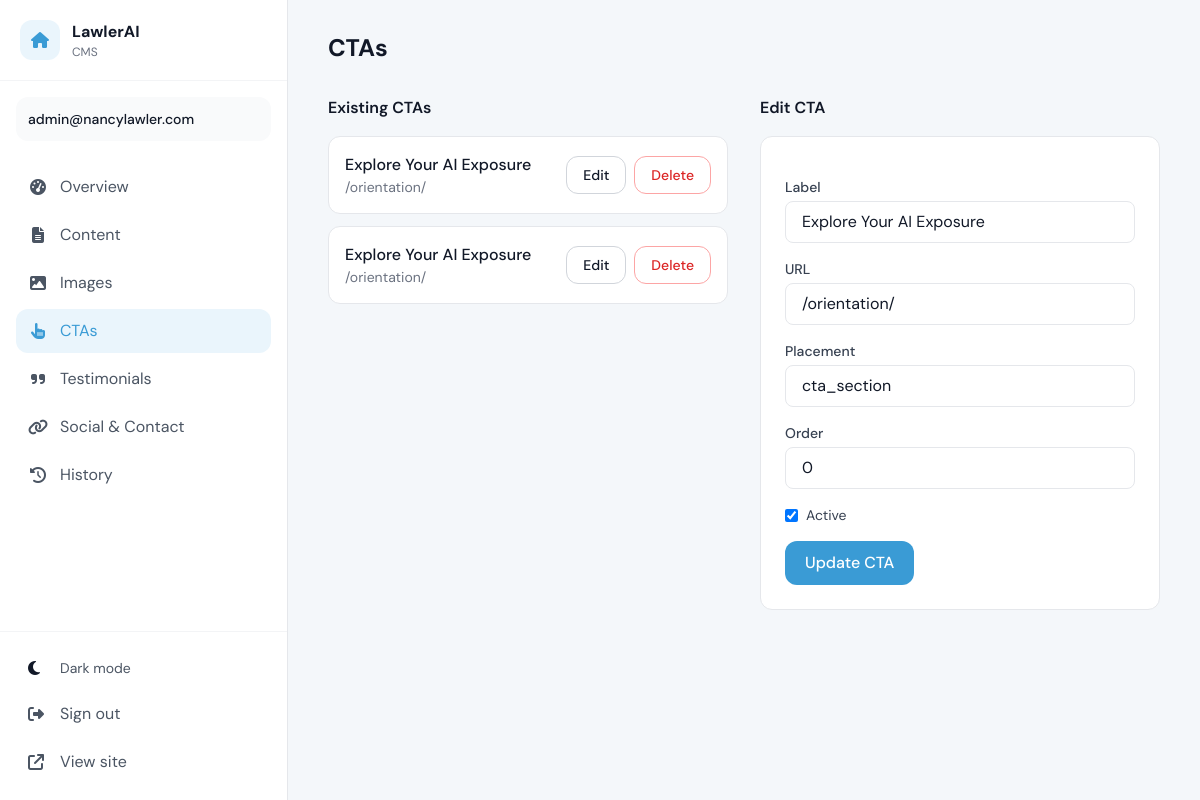
The app's page /dashboard/ctas/?edit=2 (signed in) with its own data.
### dashboard/models.py (models this page shows)
class CTA(models.Model):
    label = models.CharField(max_length=200)
    url = models.CharField(max_length=500)
    placement = models.CharField(max_length=100, default="hero")
    page = models.CharField(max_length=100, blank=True)
    order = models.PositiveIntegerField(default=0)
    icon_before = models.CharField(max_length=100, blank=True)
    icon_after = models.CharField(max_length=100, blank=True)
    is_active = models.BooleanField(default=True)
    created_at = models.DateTimeField(auto_now_add=True)
    updated_at = models.DateTimeField(auto_now=True)
    class Meta:
        ordering = ["placement", "order", "id"]

### dashboard/views.py (the view)
# urls.py: path("ctas/", views.dashboard_ctas, name="dashboard_ctas"),
@login_required(login_url="/dashboard/login/")
def dashboard_ctas(request):
    ctas = CTA.objects.all()
    edit_cta = None
    if request.GET.get("edit"):
        try:
            edit_cta = CTA.objects.get(pk=request.GET.get("edit"))
        except CTA.DoesNotExist:
            pass
    return render(request, "dashboard/ctas.html", {"ctas": ctas, "edit_cta": edit_cta})

### dashboard/context_processors.py (called while the page is built)
def dashboard_content(request):
    from .utils import get_content_dict
    return {
        "site_content": get_content_dict(request),
        "preview_mode": request.session.get("preview_mode", False) if hasattr(request, "session") else False,
    }

### dashboard/utils.py (called while the page is built)
def get_content_dict(request=None):
    result = dict(DEFAULT_CONTENT)
    for c in ContentItem.objects.all():
        result[c.key] = c.value or result.get(c.key, "")
    preview_ok = (
        request
        and getattr(request.session, "get", lambda k: False)("preview_mode", False)
        and getattr(request.user, "is_staff", False)
    )
    if preview_ok:
        for d in PreviewDraft.objects.all().order_by("key", "-created_at"):
            result[d.key] = d.value or result.get(d.key, "")
    return result

### dashboard/templates/dashboard/ctas.html (shortened to what this page needs)
{% extends "dashboard/base.html" %}
{% block content %}
<div class="max-w-[1600px] mx-auto">
  <h1 class="text-2xl font-bold text-gray-900 dark:text-white mb-8">CTAs</h1>
  <div class="grid grid-cols-1 lg:grid-cols-2 gap-8">
    <div>
      <h2 class="font-semibold text-gray-900 dark:text-white mb-4">Existing CTAs</h2>
      <div class="space-y-3">
        {% for cta in ctas %}
        <div class="flex items-center justify-between p-4 rounded-xl bg-white dark:bg-gray-800 border border-gray-200 dark:border-gray-700">
          <div>
            <span class="font-medium">{{ cta.label }}</span>
            <span class="text-sm text-gray-500 dark:text-gray-400 block">{{ cta.url }}</span>
          </div>
          <div class="flex gap-2">
            <a href="?edit={{ cta.pk }}" class="px-4 py-2 text-sm font-medium rounded-xl border border-gray-300 dark:border-gray-600 hover:bg-gray-100 dark:hover:bg-gray-700 transition">Edit</a>
            <form method="post" action="{% url 'dashboard_cta_delete' cta.pk %}" onsubmit="return confirm('Delete this CTA?');" class="inline">
              <button type="submit" class="px-4 py-2 text-sm font-medium rounded-xl border border-red-300 dark:border-red-600 text-red-600 hover:bg-red-50 dark:hover:bg-red-900/20 transition">Delete</button>
            </form>
          </div>
        </div>
        {% empty %}
        <p class="text-gray-500 dark:text-gray-400">No CTAs yet.</p>
        {% endfor %}
      </div>
    </div>
    <div>
      <h2 class="font-semibold text-gray-900 dark:text-white mb-4">{% if edit_cta %}Edit CTA{% else %}Add CTA{% endif %}</h2>
      <form method="post" action="{% if edit_cta %}{% url 'dashboard_cta_edit' edit_cta.pk %}{% else %}{% url 'dashboard_cta_save' %}{% endif %}" class="space-y-4 p-6 rounded-xl bg-white dark:bg-gray-800 border border-gray-200 dark:border-gray-700">
        <div>
          <label class="block text-sm font-medium text-gray-700 dark:text-gray-300 mb-1">Label</label>
          <input type="text" name="label" value="{{ edit_cta.label|default:'' }}" required class="w-full px-4 py-2 rounded-lg border border-gray-200 dark:border-gray-600 bg-white dark:bg-gray-900 text-gray-900 dark:text-white"/>
        </div>
        <div>
          <label class="block text-sm font-medium text-gray-700 dark:text-gray-300 mb-1">URL</label>
          <input type="text" name="url" value="{{ edit_cta.url|default:'' }}" required class="w-full px-4 py-2 rounded-lg border border-gray-200 dark:border-gray-600 bg-white dark:bg-gray-900 text-gray-900 dark:text-white"/>
        </div>
        <div>
          <label class="block text-sm font-medium text-gray-700 dark:text-gray-300 mb-1">Placement</label>
          <input type="text" name="placement" value="{{ edit_cta.placement|default:'hero' }}" class="w-full px-4 py-2 rounded-lg border border-gray-200 dark:border-gray-600 bg-white dark:bg-gray-900 text-gray-900 dark:text-white"/>
        </div>
        <div>
          <label class="block text-sm font-medium text-gray-700 dark:text-gray-300 mb-1">Order</label>
          <input type="number" name="order" value="{{ edit_cta.order|default:0 }}" class="w-full px-4 py-2 rounded-lg border border-gray-200 dark:border-gray-600 bg-white dark:bg-gray-900 text-gray-900 dark:text-white"/>
        </div>
        <div class="flex items-center gap-2">
          <input type="checkbox" name="is_active" {% if not edit_cta or edit_cta.is_active %}checked{% endif %} class="rounded"/>
          <label class="text-sm text-gray-700 dark:text-gray-300">Active</label>
        </div>
        <button type="submit" class="px-5 py-2.5 rounded-xl bg-blue-brand hover:bg-blue-dark text-white font-medium transition">{% if edit_cta %}Update{% else %}Add{% endif %} CTA</button>
      </form>
    </div>
  </div>
</div>
{% endblock %}

### dashboard/templates/dashboard/base.html (shortened to what this page needs)
<!DOCTYPE html>
<html lang="en" class="scroll-smooth">
<head>
  <script src="https://cdn.tailwindcss.com"></script>
  <link rel="stylesheet" href="https://cdnjs.cloudflare.com/ajax/libs/font-awesome/6.5.0/css/all.min.css"/>
</head>
<body class="bg-mist dark:bg-gray-900 text-gray-900 dark:text-gray-100 antialiased min-h-screen">
  <aside id="sidebar" class="fixed top-0 right-0 h-full w-72 bg-white dark:bg-gray-800 border-l border-gray-200 dark:border-gray-700 z-50 flex flex-col md:right-auto md:left-0 md:border-r md:border-l-0 translate-x-full md:translate-x-0 transition-transform duration-300 shadow-xl md:shadow-none">
    <div class="p-5 border-b border-gray-100 dark:border-gray-700">
      <div class="flex items-center gap-3">
        <div class="w-10 h-10 rounded-xl bg-blue-pale dark:bg-blue-brand/20 flex items-center justify-center">
          <i class="fa-solid fa-house text-blue-brand"></i>
        </div>
        <div>
          <span class="font-bold text-gray-900 dark:text-white">LawlerAI</span>
          <span class="block text-xs text-gray-500 dark:text-gray-400">CMS</span>
        </div>
      </div>
    </div>
    <div class="mx-4 mt-4 p-3 rounded-xl bg-gray-50 dark:bg-gray-700/50">
      <span class="text-sm font-medium truncate block">{{ user.email|default:user.username }}</span>
    </div>
    <nav class="flex-1 overflow-y-auto p-4 space-y-1 mt-2">
      <a href="{% url 'dashboard_home' %}" class="flex items-center gap-3 px-3 py-2.5 rounded-xl transition-colors {% if request.resolver_match.url_name == 'dashboard_home' %}bg-blue-pale text-blue-brand{% else %}text-gray-600 dark:text-gray-400 hover:bg-gray-100 dark:hover:bg-gray-700/50{% endif %}">
        <i class="fa-solid fa-gauge-high w-5 text-center"></i>
        <span>Overview</span>
      </a>
      <a href="{% url 'dashboard_content' %}" class="flex items-center gap-3 px-3 py-2.5 rounded-xl transition-colors {% if request.resolver_match.url_name == 'dashboard_content' %}bg-blue-pale text-blue-brand{% else %}text-gray-600 dark:text-gray-400 hover:bg-gray-100 dark:hover:bg-gray-700/50{% endif %}">
        <i class="fa-solid fa-file-lines w-5 text-center"></i>
        <span>Content</span>
      </a>
      <a href="{% url 'dashboard_images' %}" class="flex items-center gap-3 px-3 py-2.5 rounded-xl transition-colors {% if request.resolver_match.url_name == 'dashboard_images' %}bg-blue-pale text-blue-brand{% else %}text-gray-600 dark:text-gray-400 hover:bg-gray-100 dark:hover:bg-gray-700/50{% endif %}">
        <i class="fa-solid fa-image w-5 text-center"></i>
        <span>Images</span>
      </a>
      <a href="{% url 'dashboard_ctas' %}" class="flex items-center gap-3 px-3 py-2.5 rounded-xl transition-colors {% if 'cta' in request.resolver_match.url_name %}bg-blue-pale text-blue-brand{% else %}text-gray-600 dark:text-gray-400 hover:bg-gray-100 dark:hover:bg-gray-700/50{% endif %}">
        <i class="fa-solid fa-hand-pointer w-5 text-center"></i>
        <span>CTAs</span>
      </a>
      <a href="{% url 'dashboard_testimonials' %}" class="flex items-center gap-3 px-3 py-2.5 rounded-xl transition-colors {% if 'testimonial' in request.resolver_match.url_name %}bg-blue-pale text-blue-brand{% else %}text-gray-600 dark:text-gray-400 hover:bg-gray-100 dark:hover:bg-gray-700/50{% endif %}">
        <i class="fa-solid fa-quote-right w-5 text-center"></i>
        <span>Testimonials</span>
      </a>
      <a href="{% url 'dashboard_social' %}" class="flex items-center gap-3 px-3 py-2.5 rounded-xl transition-colors {% if request.resolver_match.url_name == 'dashboard_social' %}bg-blue-pale text-blue-brand{% else %}text-gray-600 dark:text-gray-400 hover:bg-gray-100 dark:hover:bg-gray-700/50{% endif %}">
        <i class="fa-solid fa-link w-5 text-center"></i>
        <span>Social & Contact</span>
      </a>
      <a href="{% url 'dashboard_history' %}" class="flex items-center gap-3 px-3 py-2.5 rounded-xl transition-colors {% if request.resolver_match.url_name == 'dashboard_history' %}bg-blue-pale text-blue-brand{% else %}text-gray-600 dark:text-gray-400 hover:bg-gray-100 dark:hover:bg-gray-700/50{% endif %}">
        <i class="fa-solid fa-clock-rotate-left w-5 text-center"></i>
        <span>History</span>
      </a>
    </nav>
    <div class="p-4 border-t border-gray-100 dark:border-gray-700 space-y-1">
      <button id="theme-toggle" class="flex items-center gap-3 px-3 py-2.5 rounded-xl w-full text-left hover:bg-gray-100 dark:hover:bg-gray-700/50">
        <i class="fa-solid fa-moon dark:hidden w-5"></i>
        <span class="text-sm text-gray-600 dark:text-gray-400">Dark mode</span>
      </button>
      <a href="{% url 'dashboard_logout' %}" class="flex items-center gap-3 px-3 py-2.5 rounded-xl text-gray-600 dark:text-gray-400 hover:bg-red-50 dark:hover:bg-red-900/20 hover:text-red-600">
        <i class="fa-solid fa-right-from-bracket w-5"></i>
        <span>Sign out</span>
      </a>
      <a href="{% url 'home' %}" target="_blank" class="flex items-center gap-3 px-3 py-2.5 rounded-xl text-gray-600 dark:text-gray-400 hover:bg-gray-100 dark:hover:bg-gray-700/50 hover:text-blue-brand">
        <i class="fa-solid fa-arrow-up-right-from-square w-5"></i>
        <span>View site</span>
      </a>
    </div>
  </aside>
  <main class="md:ml-72 min-h-screen pt-20 md:pt-8 pb-12 px-4 sm:px-6 lg:px-10">
    {% block content %}{% endblock %}
  </main>
</body>
</html>

### dashboard/templates/dashboard/base.html (style rules this page uses)
body { font-family: 'DM Sans', sans-serif; }

### records on screen
CTA: label "Explore Your AI Exposure", url "/orientation/", placement "cta_section", order "0", is_active "☑"
CTA: label "Explore Your AI Exposure", url "/orientation/"

### other values on screen
{{ user.email|default:user.username }} "admin@nancylawler.com"
